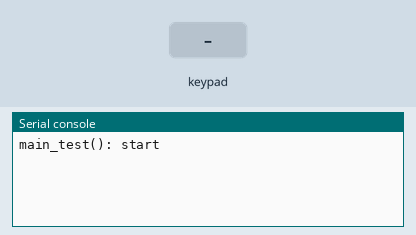
Recording of a program running on a simulated ESP32 board running MicroPython. Shown: the last lines printed to the serial console. Inputs (shaded band) come from the test bench.

Above: at 1.2 s.
1.3 s: key '4' pressed
At 2.7 s:
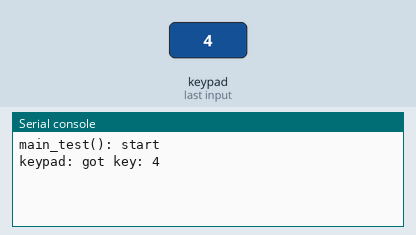
3.5 s: key '*' pressed
At 5.4 s:
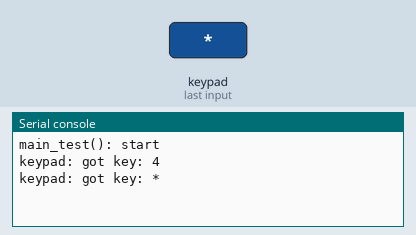

Measured:
- after the input at 1.3 s, the serial console: prints a new line after 0.71 s (image 1)
- after the input at 3.5 s, the serial console: prints a new line after 0.51 s (image 2)

The program:

keypad.py
```python
import micropython
import time
try:
    from hwconfig import Pin
except ImportError:
    from machine import Pin


try:
    from hwconfig import Timer
except ImportError:
    from machine import Timer


##============================================================================

class Keypad_Timer():
    """Class to scan a Keypad matrix (e.g. 16-keys as 4x4 matrix) and report
       last key press.
    """

    ## Key states
    KEY_UP      = 0
    KEY_DOWN    = 1

    #-------------------------------------------------------------------------

    def __init__(self):
        self.init()

    #-------------------------------------------------------------------------

    def init(self):
        """Initialise/Reinitialise the instance."""

        keys = [
                '1', '2', '3', 'A',
                '4', '5', '6', 'B',
                '7', '8', '9', 'C',
                '*', '0', '#', 'D',
               ]

        ## Initialise all keys to the UP state.
        self.keys = [ { 'char' : key, 'state' : self.KEY_UP } for key in keys ]

        # ## Pin names for rows and columns.
        # self.rows = [ 'PD1', 'PD3', 'PD5', 'PD7' ]
        # self.cols = [ 'PD9', 'PD11', 'PD13', 'PD15' ]

        ## Pin names for rows and columns.
        self.rows = [ 23, 32, 33, 25 ]
        self.cols = [ 26, 27, 14, 12 ]

        ## Initialise row pins as outputs.
        self.row_pins = [ Pin(pin_name, Pin.OUT) for pin_name in self.rows ]

        ## Initialise column pins as inputs.
        self.col_pins = [ Pin(pin_name, Pin.IN,Pin.PULL_DOWN) for pin_name in self.cols ]

        self.timer = Timer(-1)
        self.scan_row = 0
        self.key_code = None
        self.key_char = None

    #-------------------------------------------------------------------------

    def get_key(self):
        """Get last key pressed."""

        key_char = self.key_char

        self.key_code = None    ## consume last key pressed
        self.key_char = None    ## consume last key pressed

        return key_char

    #-------------------------------------------------------------------------

    def key_process(self, key_code, col_pin):
        """Process a key press or release."""

        key_event = None

        if col_pin.value():
            if self.keys[key_code]['state'] == self.KEY_UP:
                key_event = self.KEY_DOWN
                self.keys[key_code]['state'] = key_event
        else:
            if self.keys[key_code]['state'] == self.KEY_DOWN:
                key_event = self.KEY_UP
                self.keys[key_code]['state'] = key_event

        return key_event

    #-------------------------------------------------------------------------

    def scan_row_update(self):
        """Timer interrupt callback to scan next keypad row/column.
           NOTE: This is a true interrupt and no memory can be allocated !!
        """

        ## Deassert row.
        self.row_pins[self.scan_row].value(0)

        ## Update row.
        self.scan_row += 1
        if self.scan_row >= len(self.row_pins):
            self.scan_row = 0

        ## Assert next row.
        self.row_pins[self.scan_row].value(1)

    #-------------------------------------------------------------------------

    def timer_callback(self, timer):
        """Timer interrupt callback to scan next keypad row/column.
           NOTE: This is a true interrupt and no memory can be allocated !!
        """

        #print("DEBUG: Keypad.timer_callback()")

        ## Can't use `for x in [list]` loop in micropython time callback as memory is allocated
        ## => exception in timer interrupt !!

        key_code = self.scan_row * len(self.cols)
        for col in range(len(self.cols)):
            ## Process pin state.
            key_event = self.key_process(key_code + col, self.col_pins[col])
            ## Process key event.
            if key_event == self.KEY_DOWN:
                self.key_code = key_code
                self.key_char = self.keys[key_code]['char']

        self.scan_row_update()

    #-------------------------------------------------------------------------

    def start(self):
        """Start the timer."""

        self.timer.init(period=1000,callback=self.timer_callback)

    #-------------------------------------------------------------------------

    def stop(self):
        """Stop the timer."""
        c=lambda x:None
        self.timer.init(period=1000,callback=c)

##============================================================================

def main_test():
    """Main test function."""

    print("main_test(): start")

    micropython.alloc_emergency_exception_buf(100)

    keypad = Keypad_Timer()
    keypad.start()

    try:
        #for i in range(10000):
        while True:
            key = keypad.get_key()
            if key:
                print("keypad: got key:", key)
            time.sleep(1)
    except Exception as ex:
        pass

    keypad.stop()

    print("main_test(): end")

##============================================================================

run = main_test

if __name__ == '__main__':
    main_test()

    # github names: Lorddoyo and HarryThuku githubrepos


# cols=[ 26, 27, 14, 12 ]
# cols_pins=[Pin(i,Pin.IN) for i in cols]
```
